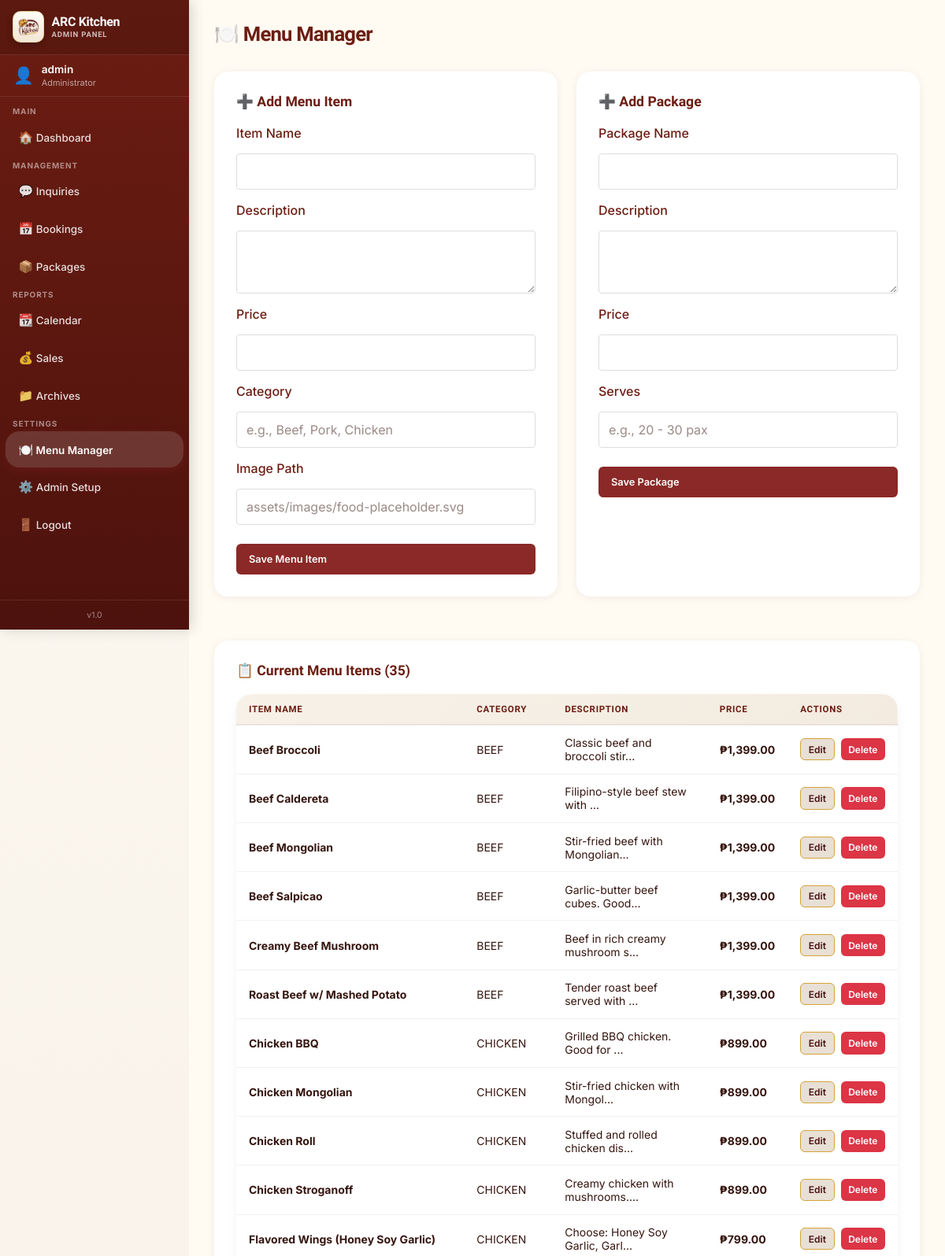
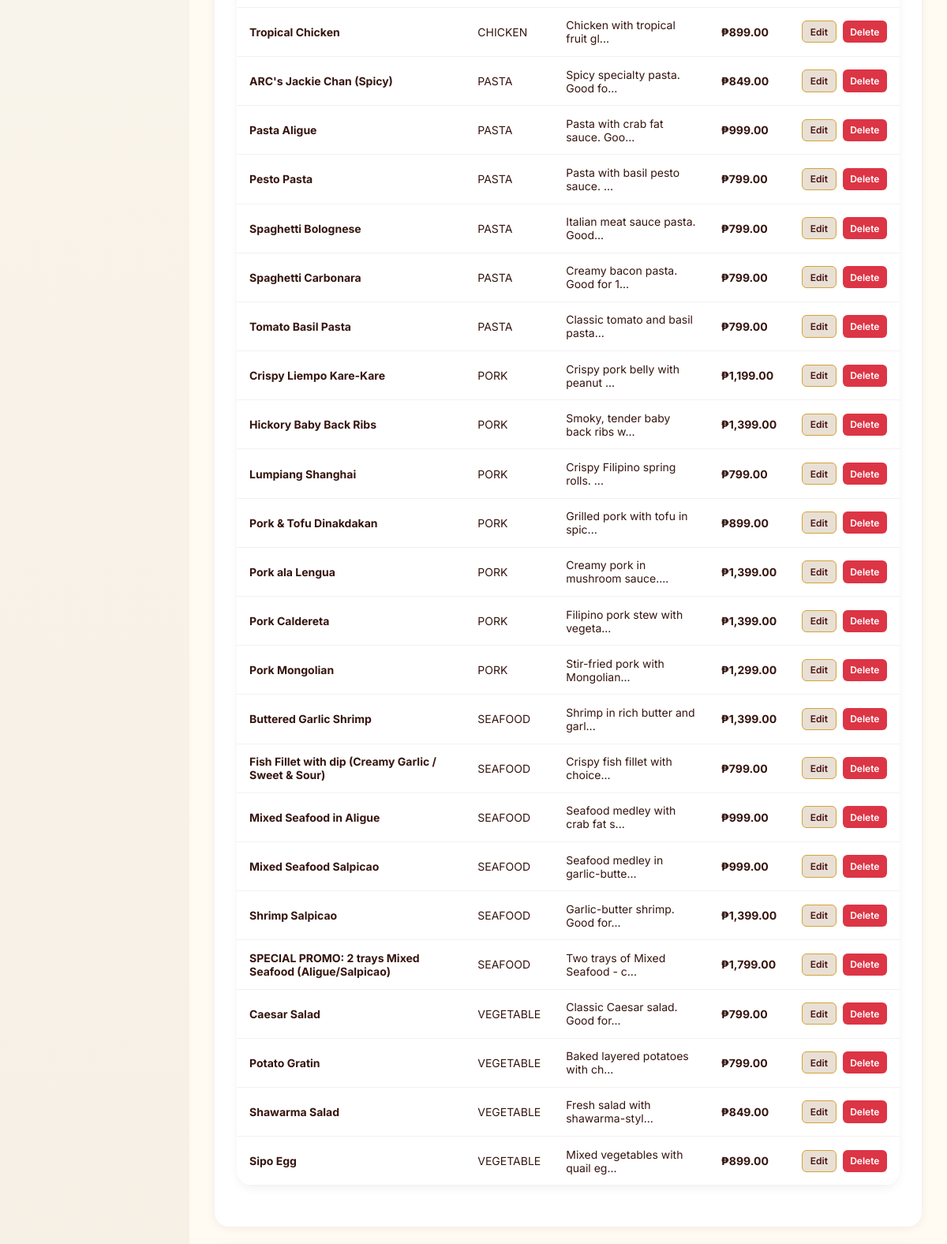
The app's page /admin/menu-manager.php (signed in, upper part) with its own data (2 pictures, top to bottom).
### tables this page shows
CREATE TABLE IF NOT EXISTS menu_items (
    id INT AUTO_INCREMENT PRIMARY KEY,
    name VARCHAR(255) NOT NULL,
    category VARCHAR(100) NOT NULL,
    price DECIMAL(10,2) NOT NULL,
    description TEXT,
    image VARCHAR(255) DEFAULT 'assets/images/food-placeholder.svg',
    is_active TINYINT(1) DEFAULT 1,
    created_at TIMESTAMP DEFAULT CURRENT_TIMESTAMP,
    updated_at TIMESTAMP DEFAULT CURRENT_TIMESTAMP ON UPDATE CURRENT_TIMESTAMP,
    INDEX idx_menu_category (category),
    INDEX idx_menu_active (is_active),
    INDEX idx_created_at (created_at)
);

### includes/functions.php (called while the page is built, shortened)
<?php
function escape(?string $value): string
{
    return htmlspecialchars((string) $value, ENT_QUOTES, 'UTF-8');
}
function getMenuItems(?string $category = null): array
{
    $connection = getDbConnection();
    $sql = "SELECT * FROM menu_items WHERE is_active = 1";
    $sql .= " ORDER BY category, name";
    $result = $connection->query($sql);
    return $result->fetch_all(MYSQLI_ASSOC);
}

### admin/menu-manager.php (the view, shortened to what this page needs)
<?php
require_once __DIR__ . '/../includes/functions.php';
$menuItems = getMenuItems();
$packages = getPackages();?><!DOCTYPE html>
<html lang="en">
<head>
    <link rel="stylesheet" href="../assets/css/style.css">
    <link rel="stylesheet" href="../assets/css/admin.css">
</head>
<body>
    <div class="admin-shell">
        <?php require_once __DIR__ . '/../includes/admin_sidebar.php'; ?>
        <main class="admin-main">
            <div class="admin-header">
                <h1 class="admin-title">🍽️ Menu Manager</h1>
            </div>
            <div style="display: grid; grid-template-columns: 1fr 1fr; gap: 1.5rem; margin-bottom: 2rem;">
                <div class="admin-card">
                    <h2>➕ Add Menu Item</h2>
                    <form method="post" data-validate>
                        <div class="form-group">
                            <label for="menu_name">Item Name</label>
                            <input id="menu_name" name="name" type="text" class="form-input" required>
                        </div>
                        <div class="form-group">
                            <label for="menu_description">Description</label>
                            <textarea id="menu_description" name="description" class="form-input" style="min-height: 80px;" required></textarea>
                        </div>
                        <div class="form-group">
                            <label for="menu_price">Price</label>
                            <input id="menu_price" name="price" type="number" step="0.01" class="form-input" required>
                        </div>
                        <div class="form-group">
                            <label for="menu_category">Category</label>
                            <input id="menu_category" name="category" type="text" class="form-input" placeholder="e.g., Beef, Pork, Chicken" required>
                        </div>
                        <div class="form-group">
                            <label for="menu_image">Image Path</label>
                            <input id="menu_image" name="image" type="text" class="form-input" placeholder="assets/images/food-placeholder.svg">
                        </div>
                        <button type="submit" class="btn-admin btn-primary-admin" style="width: 100%; margin-top: 0.5rem; padding: 0.75rem 1rem;">Save Menu Item</button>
                    </form>
                </div>
                <div class="admin-card">
                    <h2>➕ Add Package</h2>
                    <form method="post" data-validate>
                        <div class="form-group">
                            <label for="package_name">Package Name</label>
                            <input id="package_name" name="name" type="text" class="form-input" required>
                        </div>
                        <div class="form-group">
                            <label for="package_description">Description</label>
                            <textarea id="package_description" name="description" class="form-input" style="min-height: 80px;" required></textarea>
                        </div>
                        <div class="form-group">
                            <label for="package_price">Price</label>
                            <input id="package_price" name="price" type="number" step="0.01" class="form-input" required>
                        </div>
                        <div class="form-group">
                            <label for="serves">Serves</label>
                            <input id="serves" name="serves" type="text" class="form-input" placeholder="e.g., 20 - 30 pax" required>
                        </div>
                        <button type="submit" class="btn-admin btn-primary-admin" style="width: 100%; margin-top: 0.5rem; padding: 0.75rem 1rem;">Save Package</button>
                    </form>
                </div>
            </div>
            <div class="admin-card">
                <h2>📋 Current Menu Items (<?php echo count($menuItems); ?>)</h2>
                <?php if ($menuItems): ?>
                    <table class="admin-table">
                        <thead>
                            <tr>
                                <th>Item Name</th>
                                <th>Category</th>
                                <th>Description</th>
                                <th>Price</th>
                                <th>Actions</th>
                            </tr>
                        </thead>
                        <tbody>
                            <?php foreach ($menuItems as $item): ?>
                                <tr>
                                    <td><strong><?php echo escape($item['name']); ?></strong></td>
                                    <td><?php echo escape($item['category']); ?></td>
                                    <td><?php echo escape(substr($item['description'], 0, 30)) . '...'; ?></td>
                                    <td><strong>₱<?php echo number_format((float) $item['price'], 2); ?></strong></td>
                                    <td>
                                        <div style="display: flex; gap: 0.5rem;">
                                            <button class="btn-admin btn-secondary-admin btn-small" onclick="openEditSidebar(<?php echo (int)$item['id']; ?>, 'menu')">Edit</button>
                                            <button class="btn-admin btn-danger-admin btn-small" onclick="deleteItem(<?php echo (int)$item['id']; ?>, 'menu')">Delete</button>
                                        </div>
                                    </td>
                                </tr>
                            <?php endforeach; ?>
                        </tbody>
                    </table>
                <?php else: ?>
                    <div class="empty-state">
                        <p>No menu items found. Create one above!</p>
                    </div>
                <?php endif; ?>
            </div>
        </main>
    </div>
</body>
</html>

### assets/css/style.css (style rules this page uses)
:root { --bg: #f6efe4; --bg-soft: #fffaf2; --surface: #ffffff; --surface-dark: #6c1d12; --surface-dark-2: #4d120d; --primary: #d5a437; --primary-deep: #b8841a; --text: #35150f; --text-soft: #6b5a55; --border: rgba(53, 21, 15, 0.1); --shadow: 0 20px 45px rgba(92, 39, 25, 0.12); --radius-xl: 42px; --radius-lg: 28px; --radius-md: 20px; --container: 1180px; }
* { box-sizing: border-box; }
html { scroll-behavior: smooth; }
body { margin: 0; background: linear-gradient(180deg, #fbf7f0 0%, var(--bg) 100%); color: var(--text); font-family: 'Inter', sans-serif; }
button, input, select, textarea { font: inherit; }
.admin-card { position: relative; background: var(--surface); overflow: hidden; }
.hero h1, .section-heading h2, .page-hero h1, .auth-card h1, .admin-title { margin: 0 0 1rem; font-family: 'League Spartan', sans-serif; line-height: 0.96; letter-spacing: -0.03em; color: var(--surface-dark-2); }
label { font-weight: 600; color: var(--surface-dark); }
input, select, textarea { width: 100%; padding: 0.95rem 1rem; border-radius: 18px; border: 1px solid rgba(53, 21, 15, 0.12); background: #fffefb; color: var(--text); transition: border-color 0.2s ease, box-shadow 0.2s ease; }
textarea { min-height: 130px; resize: vertical; }
.form-group { display: flex; flex-direction: column; margin-top: 10px; gap: 0.5rem; }
.form-input { padding: 0.85rem 1rem; border: 1px solid rgba(53, 21, 15, 0.15); border-radius: 8px; background: var(--surface); color: var(--text); font-size: 1rem; font-family: inherit; transition: border-color 0.2s, box-shadow 0.2s; }
.form-input::placeholder { color: rgba(53, 21, 15, 0.5); }
table { width: 100%; border-collapse: collapse; }
th, td { padding: 0.9rem 0.75rem; border-bottom: 1px solid rgba(53, 21, 15, 0.08); text-align: left; vertical-align: top; }
th { font-family: 'League Spartan', sans-serif; font-size: 1rem; color: var(--surface-dark); }
.admin-shell { display: grid; grid-template-columns: 240px 1fr; min-height: 100vh; }
.admin-main { padding: 2rem 2.5rem; background: linear-gradient(135deg, #f7f1e7 0%, #f3ebe0 100%); overflow-y: auto; grid-column: 2; min-width: 0; }
.admin-header { display: flex; align-items: center; justify-content: space-between; margin-bottom: 2rem; }
.admin-title { font-size: 2rem; margin: 0; color: var(--surface-dark); }
.admin-card { background: var(--surface); border-radius: 18px; padding: 1.5rem 1.75rem; box-shadow: 0 2px 10px rgba(0, 0, 0, 0.06); margin-bottom: 1.25rem; }
.admin-card h2 { font-size: 1.3rem; color: var(--surface-dark); margin: 0 0 1.5rem; font-family: 'League Spartan', sans-serif; }
.admin-table { width: 100%; border-collapse: collapse; background: var(--surface); border-radius: 20px; overflow: hidden; box-shadow: 0 4px 12px rgba(0, 0, 0, 0.05); margin-bottom: 1.5rem; }
.admin-table thead { background: linear-gradient(135deg, #f7f1e7 0%, #f3ebe0 100%); }
.admin-table th { padding: 1rem; font-weight: 600; color: var(--surface-dark); text-align: left; border-bottom: 2px solid rgba(53, 21, 15, 0.08); font-family: 'League Spartan', sans-serif; }
.admin-table td { padding: 1rem; border-bottom: 1px solid rgba(53, 21, 15, 0.06); color: var(--text); }
.btn-admin { display: inline-flex; align-items: center; gap: 0.4rem; padding: 0.6rem 1rem; border: none; border-radius: 14px; font-size: 0.9rem; font-weight: 600; cursor: pointer; transition: all 0.2s ease; font-family: inherit; }
.btn-primary-admin { background: #8a2927; color: white; }
.btn-secondary-admin { background: rgba(213, 164, 55, 0.15); color: var(--surface-dark); }
.btn-small { padding: 0.5rem 0.75rem; font-size: 0.85rem; }

### admin/menu-manager.php (style rules this page uses)
.form-group { margin-bottom: 1rem; }
.form-group label { display: block; margin-bottom: 0.5rem; font-weight: 500; }
.form-input { width: 100%; padding: 0.75rem; border: 1px solid #ddd; border-radius: 4px; font-size: 1rem; }

### records on screen
menu_items: name "Beef Broccoli", category "BEEF", description "Classic beef and broccoli stir", price "1,399.00"
menu_items: name "Beef Caldereta", category "BEEF", description "Filipino-style beef stew with", price "1,399.00"
menu_items: name "Beef Mongolian", category "BEEF", description "Stir-fried beef with Mongolian", price "1,399.00"
menu_items: name "Beef Salpicao", category "BEEF", description "Garlic-butter beef cubes. Good", price "1,399.00"
menu_items: name "Creamy Beef Mushroom", category "BEEF", description "Beef in rich creamy mushroom s", price "1,399.00"
menu_items: name "Roast Beef w/ Mashed Potato", category "BEEF", description "Tender roast beef served with", price "1,399.00"
menu_items: name "Chicken BBQ", category "CHICKEN", description "Grilled BBQ chicken. Good for", price "899.00"
menu_items: name "Chicken Mongolian", category "CHICKEN", description "Stir-fried chicken with Mongol", price "899.00"
menu_items: name "Chicken Roll", category "CHICKEN", description "Stuffed and rolled chicken dis", price "899.00"
menu_items: name "Chicken Stroganoff", category "CHICKEN", description "Creamy chicken with mushrooms.", price "899.00"
menu_items: name "Flavored Wings (Honey Soy Garlic)", category "CHICKEN", description "Choose: Honey Soy Garlic, Garl", price "799.00"
menu_items: name "Tropical Chicken", category "CHICKEN", description "Chicken with tropical fruit gl", price "899.00"
menu_items: name "ARC's Jackie Chan (Spicy)", category "PASTA", description "Spicy specialty pasta. Good fo", price "849.00"
menu_items: name "Pasta Aligue", category "PASTA", description "Pasta with crab fat sauce. Goo", price "999.00"
menu_items: name "Pesto Pasta", category "PASTA", description "Pasta with basil pesto sauce.", price "799.00"
menu_items: name "Spaghetti Bolognese", category "PASTA", description "Italian meat sauce pasta. Good", price "799.00"
menu_items: name "Spaghetti Carbonara", category "PASTA", description "Creamy bacon pasta. Good for 1", price "799.00"
menu_items: name "Tomato Basil Pasta", category "PASTA", description "Classic tomato and basil pasta", price "799.00"
menu_items: name "Crispy Liempo Kare-Kare", category "PORK", description "Crispy pork belly with peanut", price "1,199.00"
menu_items: name "Hickory Baby Back Ribs", category "PORK", description "Smoky, tender baby back ribs w", price "1,399.00"
menu_items: name "Lumpiang Shanghai", category "PORK", description "Crispy Filipino spring rolls.", price "799.00"
menu_items: name "Pork & Tofu Dinakdakan", category "PORK", description "Grilled pork with tofu in spic", price "899.00"
menu_items: name "Pork ala Lengua", category "PORK", description "Creamy pork in mushroom sauce.", price "1,399.00"
menu_items: name "Pork Caldereta", category "PORK", description "Filipino pork stew with vegeta", price "1,399.00"
menu_items: name "Pork Mongolian", category "PORK", description "Stir-fried pork with Mongolian", price "1,299.00"
menu_items: name "Buttered Garlic Shrimp", category "SEAFOOD", description "Shrimp in rich butter and garl", price "1,399.00"
menu_items: name "Fish Fillet with dip (Creamy Garlic / Sweet & Sour)", category "SEAFOOD", description "Crispy fish fillet with choice", price "799.00"
menu_items: name "Mixed Seafood in Aligue", category "SEAFOOD", description "Seafood medley with crab fat s", price "999.00"
menu_items: name "Mixed Seafood Salpicao", category "SEAFOOD", description "Seafood medley in garlic-butte", price "999.00"
menu_items: name "Shrimp Salpicao", category "SEAFOOD", description "Garlic-butter shrimp. Good for", price "1,399.00"
menu_items: name "SPECIAL PROMO: 2 trays Mixed Seafood (Aligue/Salpicao)", category "SEAFOOD", description "Two trays of Mixed Seafood - c", price "1,799.00"
menu_items: name "Caesar Salad", category "VEGETABLE", description "Classic Caesar salad. Good for", price "799.00"
menu_items: name "Potato Gratin", category "VEGETABLE", description "Baked layered potatoes with ch", price "799.00"
menu_items: name "Shawarma Salad", category "VEGETABLE", description "Fresh salad with shawarma-styl", price "849.00"
menu_items: name "Sipo Egg", category "VEGETABLE", description "Mixed vegetables with quail eg", price "899.00"

### other values on screen
$_SESSION['admin_username'] "admin"
$group_name "MAIN"
$item['icon'] "🏠"
$item['label'] "Dashboard"
$group_name "MANAGEMENT"
$item['icon'] "💬"
$item['label'] "Inquiries"
$item['icon'] "📅"
$item['label'] "Bookings"
$item['icon'] "📦"
$item['label'] "Packages"
$group_name "REPORTS"
$item['icon'] "📆"
$item['label'] "Calendar"
$item['icon'] "💰"
